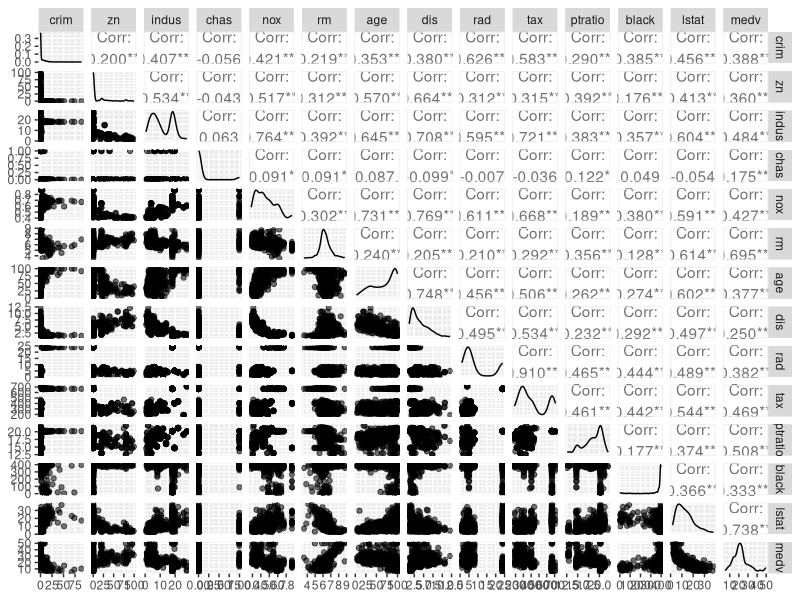
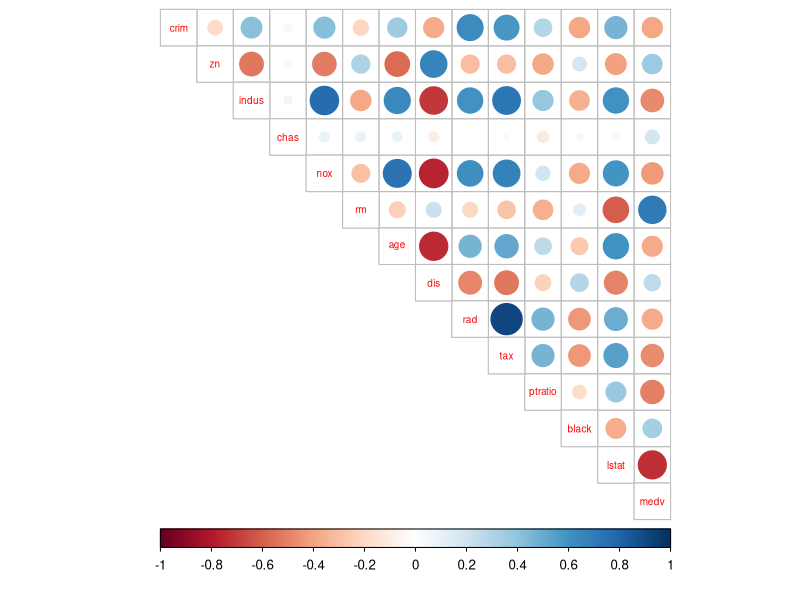

R code for these plots, in order:
## ---- chunk 1
library(MASS)
library(dplyr)
library(GGally)
library(ggplot2)
library(corrplot)
## ---- chunk 2
str(Boston)
dim(Boston)

summary(Boston$crim)

summary(Boston$tax)
## ---- chunk 3
p <- ggpairs(Boston, mapping = aes(alpha = 0.3), lower = list(combo = wrap("facethist", bins = 20)))
p
## ---- chunk 4
cor_matrix <- cor(Boston) %>% round(digits = 2)
cor_matrix
corrplot(cor_matrix, method="circle", type="upper", cl.pos="b", tl.pos="d", tl.cex=0.6)
## ---- chunk 5
myboston_scaled <- scale(Boston)
summary(myboston_scaled)
myboston_scaled <- as.data.frame(myboston_scaled)
## ---- chunk 6
cutoffs <- quantile(myboston_scaled$crim)
labels <- c("low", "mod_low", "mod_high", "high")
crim_cat <- cut(myboston_scaled$crim, breaks=cutoffs, include.lowest = TRUE, label = labels)
table(crim_cat)
## ---- chunk 7
myboston_scaled <- dplyr::select(myboston_scaled, -crim)
myboston_scaled <- data.frame(myboston_scaled, crim_cat)
str(myboston_scaled)
## ---- chunk 8
n <- nrow(myboston_scaled)
eighty_perc <- sample(n, size = n * 0.8)
train <- myboston_scaled[eighty_perc,]
test <- myboston_scaled[-eighty_perc,]
